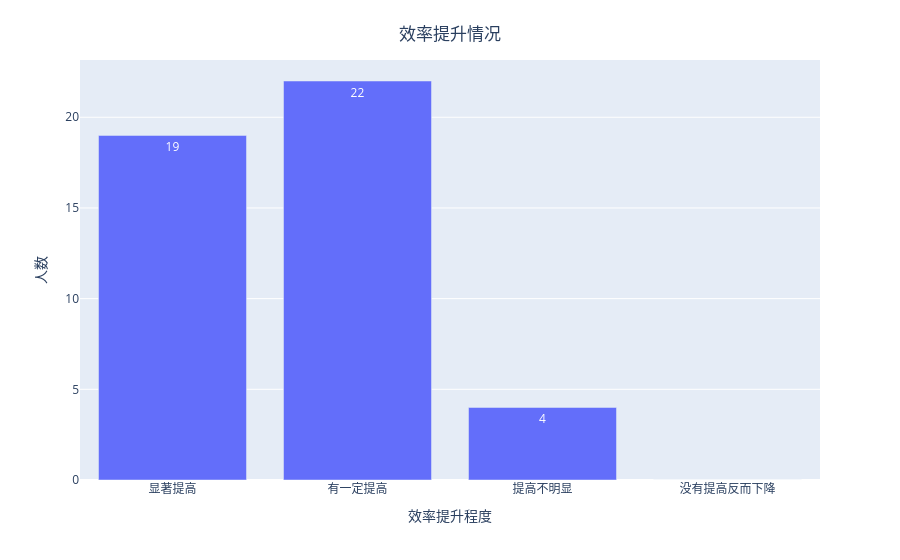

The notebook cell saved with this chart:
### Code cell
x = ["显著提高", "有一定提高", "提高不明显", "没有提高反而下降"]
y = [0, 0, 0, 0]
for i in use_data["efficiency improvement"].tolist():
    y[3 - int(i)] += 1
fig = px.bar(x=x, y=y, labels={"x": "效率提升程度", "y": "人数"}, text_auto=True)
fig.update_layout(title={
    "text": "效率提升情况",
    "xanchor": "center",
    "yanchor": "top",
    "x": 0.5,
    "y": 0.95,
})
fig.show()

### Figure 1 — Plotly figure (JSON) as saved in the notebook; plotly's stock layout.template omitted (floating-point values rounded to 4 significant figures)
{"data": [{"alignmentgroup": "True", "hovertemplate": "效率提升程度=%{x}<br>人数=%{y}<extra></extra>", "legendgroup": "", "marker": {"color": "#636efa", "pattern": {"shape": ""}}, "name": "", "offsetgroup": "", "orientation": "v", "showlegend": false, "textposition": "auto", "texttemplate": "%{y}", "x": ["显著提高", "有一定提高", "提高不明显", "没有提高反而下降"], "xaxis": "x", "y": [19, 22, 4, 0], "yaxis": "y", "type": "bar"}], "layout": {"xaxis": {"anchor": "y", "domain": [0.0, 1.0], "title": {"text": "效率提升程度"}}, "yaxis": {"anchor": "x", "domain": [0.0, 1.0], "title": {"text": "人数"}}, "legend": {"tracegroupgap": 0}, "margin": {"t": 60}, "barmode": "relative", "title": {"text": "效率提升情况", "xanchor": "center", "yanchor": "top", "x": 0.5, "y": 0.95}}}
